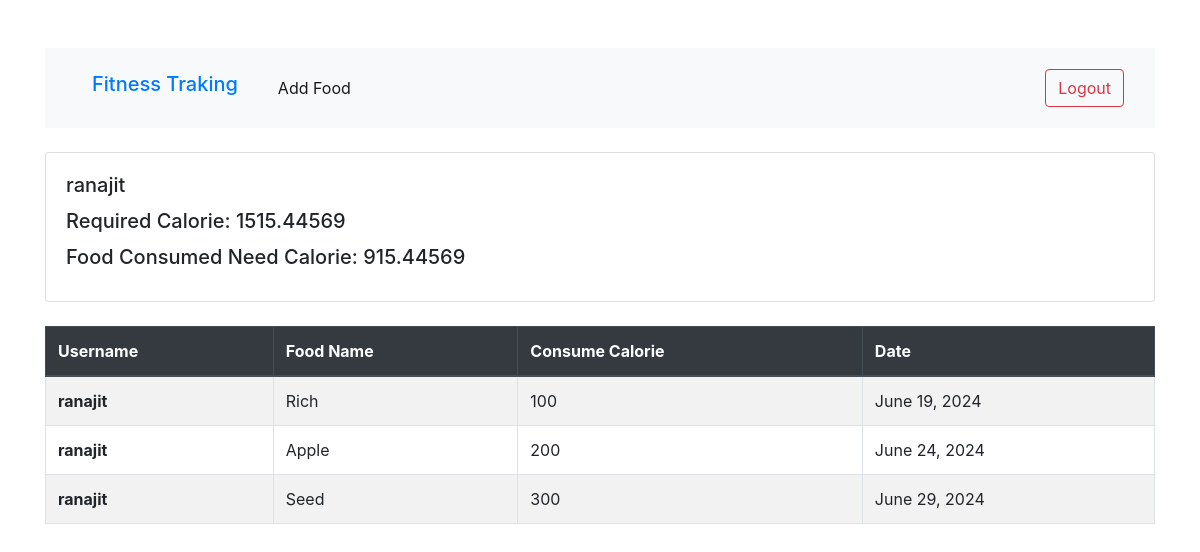
/dashboard/ (signed in), run on the app's committed database.
### calorieApp/models.py (models this page shows)
class Custom_user(AbstractUser):
    GENDER={
        ('male','Male'),
        ('female','Female'),
    }
    age = models.IntegerField(null=True)
    gender = models.CharField(choices=GENDER, max_length=100, null=True)
    height =models.CharField(max_length=100, null=True)
    weight =models.CharField(max_length=100, null=True)
    image = models.ImageField(upload_to='static/media/user_pic', null=True)

class calorieInfo(models.Model):
    user = models.ForeignKey(Custom_user, on_delete=models.CASCADE, null=True)
    result = models.CharField(max_length=100, null=True)

class foods(models.Model):
    user = models.ForeignKey(Custom_user, on_delete=models.CASCADE, null=True)
    name = models.CharField(max_length=100, null=True)
    consume = models.IntegerField(null=True)
    date = models.DateField(null=True)

### calorieApp/views.py (the view)
# urls.py: path('dashboard/', dashboard, name='dashboard'),
@login_required
def dashboard(request):
    calinfo =get_object_or_404(calorieInfo, user=request.user)
    foodinfo =foods.objects.filter(user=request.user)
    sumcalorie=0
    for i in foodinfo:
        sumcalorie+=i.consume
    print(calinfo)
    print(sumcalorie)
    result = float(calinfo.result) - sumcalorie
    context = {
        'calinfo' : calinfo,
        'foodinfo' : foodinfo,
        'result' : result,
    }
    return render(request, 'dashboard.html', context)

### calorieApp/templates/dashboard.html
{% extends 'base.html' %}
{% block content %}
<div class="card custom-card">
    <div class="card-body">
        <h5 class="card-title">{{request.user}}</h5>
        <h5 class="card-title">Required Calorie: {{calinfo.result}}</h5>
        <h5 class="card-title">Food Consumed Need Calorie: {{result}}</h5>
    </div>
</div>
<br>
<table class="table table-striped table-bordered">
    <thead class="thead-dark">
        <tr>
            <th scope="col">Username</th>
            <th scope="col">Food Name</th>
            <th scope="col">Consume Calorie</th>
            <th scope="col">Date</th>
        </tr>
    </thead>
    <tbody>
        {% for food in foodinfo %}
        <tr>
            <th scope="row">{{food.user.username}}</th>
            <td>{{food.name}}</td>
            <td>{{food.consume}}</td>
            <td>{{food.date}}</td>
        </tr>
        {% endfor %}
    </tbody>
</table>
{% endblock content %}

### calorieApp/templates/base.html (shortened to what this page needs)
<!DOCTYPE html>
<html lang="en">
<head>
  <link href="https://stackpath.bootstrapcdn.com/bootstrap/4.5.2/css/bootstrap.min.css" rel="stylesheet">
</head>
<body>
    <div class="container mt-5">
        {% include 'nav.html' %}
        <br>
        {% block content %}
        {% endblock content %}
    </div>
</body>
</html>

### calorieApp/templates/nav.html (shortened to what this page needs)
<nav class="navbar navbar-expand-lg navbar-light bg-light">
    <div class="container-fluid">
      <h2 class="navbar-brand"><a class="nav-link" href="{% url 'dashboard' %}">Fitness Traking</a></h2>
      <div class="collapse navbar-collapse" id="navbarNav">
        <ul class="navbar-nav me-auto mb-2 mb-lg-0">
          <li class="nav-item">
            <a class="nav-link active" aria-current="page" href="{% url 'addfood' %}">Add Food</a>
          </li>
        </ul>
      </div>
      <div class="d-flex">
        <a href="{% url 'logoutPage' %}" class="btn btn-outline-danger ms-2" type="button">Logout</a>
      </div>
    </div>
</nav>

### data on the page
Custom_user: user "ranajit"
calorieInfo: result "1515.44569"
foods: user.username "ranajit", name "Rich", consume "100", date "June 19, 2024"
foods: user.username "ranajit", name "Apple", consume "200", date "June 24, 2024"
foods: user.username "ranajit", name "Seed", consume "300", date "June 29, 2024"

### other printed values
{{ result }} "915.44569"
